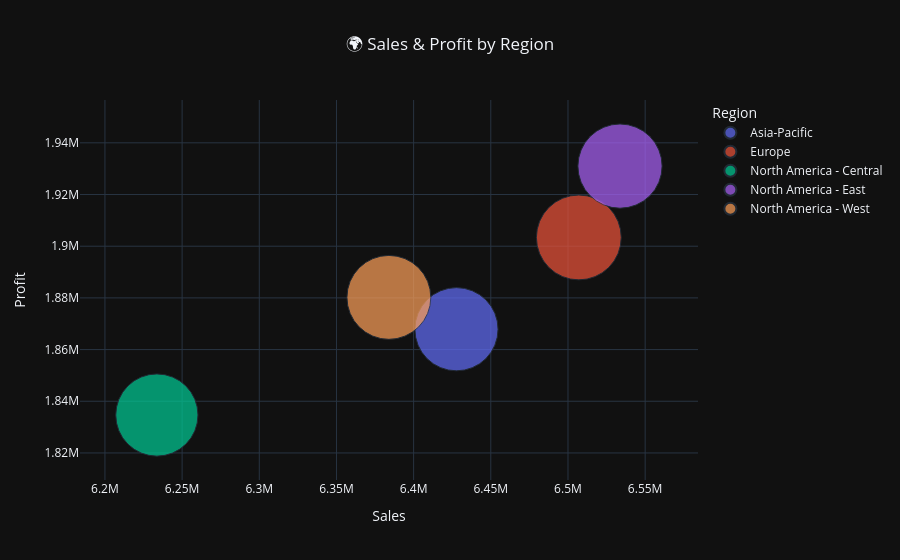

Source (notebook cell):
### Code cell
region = df.groupby("Region").agg({
    "Sales":"sum",
    "Profit":"sum",
    "Quantity":"sum"
}).reset_index()

fig = px.scatter(
    region,
    x="Sales",
    y="Profit",
    size="Quantity",
    color="Region",
    hover_name="Region",
    size_max=60,
    template="plotly_dark",
    title="🌍 Sales & Profit by Region"
)

fig.update_layout(title_x=0.5)

fig.show()

### Figure 1 — Plotly figure (JSON) as saved in the notebook; plotly's stock layout.template omitted (floating-point values rounded to 4 significant figures)
{"data": [{"hovertemplate": "<b>%{hovertext}</b><br><br>Region=Asia-Pacific<br>Sales=%{x}<br>Profit=%{y}<br>Quantity=%{marker.size}<extra></extra>", "hovertext": ["Asia-Pacific"], "legendgroup": "Asia-Pacific", "marker": {"color": "#636efa", "size": [48521], "sizemode": "area", "sizeref": 14.02, "symbol": "circle"}, "mode": "markers", "name": "Asia-Pacific", "orientation": "v", "showlegend": true, "type": "scatter", "x": [6428000.0], "xaxis": "x", "y": [1868000.0], "yaxis": "y"}, {"hovertemplate": "<b>%{hovertext}</b><br><br>Region=Europe<br>Sales=%{x}<br>Profit=%{y}<br>Quantity=%{marker.size}<extra></extra>", "hovertext": ["Europe"], "legendgroup": "Europe", "marker": {"color": "#EF553B", "size": [50472], "sizemode": "area", "sizeref": 14.02, "symbol": "circle"}, "mode": "markers", "name": "Europe", "orientation": "v", "showlegend": true, "type": "scatter", "x": [6507000.0], "xaxis": "x", "y": [1903000.0], "yaxis": "y"}, {"hovertemplate": "<b>%{hovertext}</b><br><br>Region=North America - Central<br>Sales=%{x}<br>Profit=%{y}<br>Quantity=%{marker.size}<extra></extra>", "hovertext": ["North America - Central"], "legendgroup": "North America - Central", "marker": {"color": "#00cc96", "size": [47407], "sizemode": "area", "sizeref": 14.02, "symbol": "circle"}, "mode": "markers", "name": "North America - Central", "orientation": "v", "showlegend": true, "type": "scatter", "x": [6234000.0], "xaxis": "x", "y": [1835000.0], "yaxis": "y"}, {"hovertemplate": "<b>%{hovertext}</b><br><br>Region=North America - East<br>Sales=%{x}<br>Profit=%{y}<br>Quantity=%{marker.size}<extra></extra>", "hovertext": ["North America - East"], "legendgroup": "North America - East", "marker": {"color": "#ab63fa", "size": [49753], "sizemode": "area", "sizeref": 14.02, "symbol": "circle"}, "mode": "markers", "name": "North America - East", "orientation": "v", "showlegend": true, "type": "scatter", "x": [6534000.0], "xaxis": "x", "y": [1931000.0], "yaxis": "y"}, {"hovertemplate": "<b>%{hovertext}</b><br><br>Region=North America - West<br>Sales=%{x}<br>Profit=%{y}<br>Quantity=%{marker.size}<extra></extra>", "hovertext": ["North America - West"], "legendgroup": "North America - West", "marker": {"color": "#FFA15A", "size": [49358], "sizemode": "area", "sizeref": 14.02, "symbol": "circle"}, "mode": "markers", "name": "North America - West", "orientation": "v", "showlegend": true, "type": "scatter", "x": [6384000.0], "xaxis": "x", "y": [1880000.0], "yaxis": "y"}], "layout": {"legend": {"itemsizing": "constant", "title": {"text": "Region"}, "tracegroupgap": 0}, "title": {"text": "🌍 Sales & Profit by Region", "x": 0.5}, "xaxis": {"anchor": "y", "domain": [0, 1], "title": {"text": "Sales"}}, "yaxis": {"anchor": "x", "domain": [0, 1], "title": {"text": "Profit"}}}}
